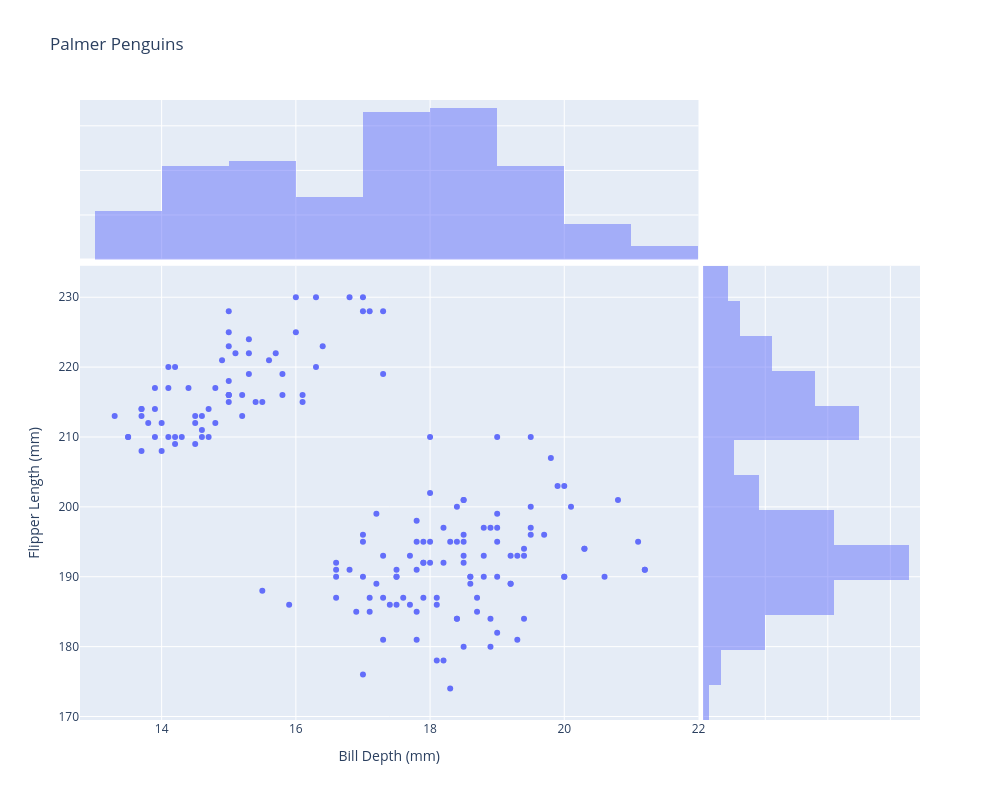

The code cell stored with this chart in its notebook:
### Markdown cell above
### Marginal Distribution Plots

We can use these plots to gain insight into the distribution of certain variables in addition to seeing their relationship from a scatter plot.

### Code cell
fig = px.scatter(df, x="bill_depth_mm", y = "flipper_length_mm", 
                 
                 # In addition to the points defined above, if you any other information displayed on the hover label
                 hover_data=['body_mass_g'],

                 # Title setting
                 title="Palmer Penguins",

                 # The labels section below changes the names of the labels from the dataset to make it clearer. This also changes axis labels
                 labels={
                     "bill_length_mm": "Bill Length (mm)",
                     "bill_depth_mm": "Bill Depth (mm)",
                     "species": "Species",
                     "flipper_length_mm" : "Flipper Length (mm)",
                     "body_mass_g" : "Body Mass (g)"
                 },

                # Adjust the size to make the plot look more clean
                 width=1000, height=800,
                
                # Set what kind of a distribution plot you want to make for the variables on the x and y axis
                marginal_x="histogram", marginal_y="histogram"

                 )

fig.show()

### Figure 1 — Plotly figure (JSON) as saved in the notebook; plotly's stock layout.template omitted (floating-point values rounded to 4 significant figures; data arrays with more than 128 entries replaced by an {"elided": "..."} marker saying what was removed)
{"data": [{"customdata": {"elided": "167x1 float values"}, "hovertemplate": "Bill Depth (mm)=%{x}<br>Flipper Length (mm)=%{y}<br>Body Mass (g)=%{customdata[0]}<extra></extra>", "legendgroup": "", "marker": {"color": "#636efa", "symbol": "circle"}, "mode": "markers", "name": "", "orientation": "v", "showlegend": false, "type": "scatter", "x": {"elided": "167 float values"}, "xaxis": "x", "y": {"elided": "167 float values"}, "yaxis": "y"}, {"bingroup": "x", "hovertemplate": "Bill Depth (mm)=%{x}<br>count=%{y}<extra></extra>", "legendgroup": "", "marker": {"color": "#636efa"}, "name": "", "opacity": 0.5, "showlegend": false, "type": "histogram", "x": {"elided": "167 float values"}, "xaxis": "x3", "yaxis": "y3"}, {"bingroup": "y", "hovertemplate": "Flipper Length (mm)=%{y}<br>count=%{x}<extra></extra>", "legendgroup": "", "marker": {"color": "#636efa"}, "name": "", "opacity": 0.5, "showlegend": false, "type": "histogram", "xaxis": "x2", "y": {"elided": "167 float values"}, "yaxis": "y2"}], "layout": {"barmode": "overlay", "height": 800, "legend": {"tracegroupgap": 0}, "title": {"text": "Palmer Penguins"}, "width": 1000, "xaxis": {"anchor": "y", "domain": [0, 0.7363], "title": {"text": "Bill Depth (mm)"}}, "xaxis2": {"anchor": "y2", "domain": [0.7413, 1], "matches": "x2", "showgrid": true, "showline": false, "showticklabels": false, "ticks": ""}, "xaxis3": {"anchor": "y3", "domain": [0, 0.7363], "matches": "x", "showgrid": true, "showticklabels": false}, "xaxis4": {"anchor": "y4", "domain": [0.7413, 1], "matches": "x2", "showgrid": true, "showline": false, "showticklabels": false, "ticks": ""}, "yaxis": {"anchor": "x", "domain": [0, 0.7326], "title": {"text": "Flipper Length (mm)"}}, "yaxis2": {"anchor": "x2", "domain": [0, 0.7326], "matches": "y", "showgrid": true, "showticklabels": false}, "yaxis3": {"anchor": "x3", "domain": [0.7426, 1], "matches": "y3", "showgrid": true, "showline": false, "showticklabels": false, "ticks": ""}, "yaxis4": {"anchor": "x4", "domain": [0.7426, 1], "matches": "y3", "showgrid": true, "showline": false, "showticklabels": false, "ticks": ""}}}
